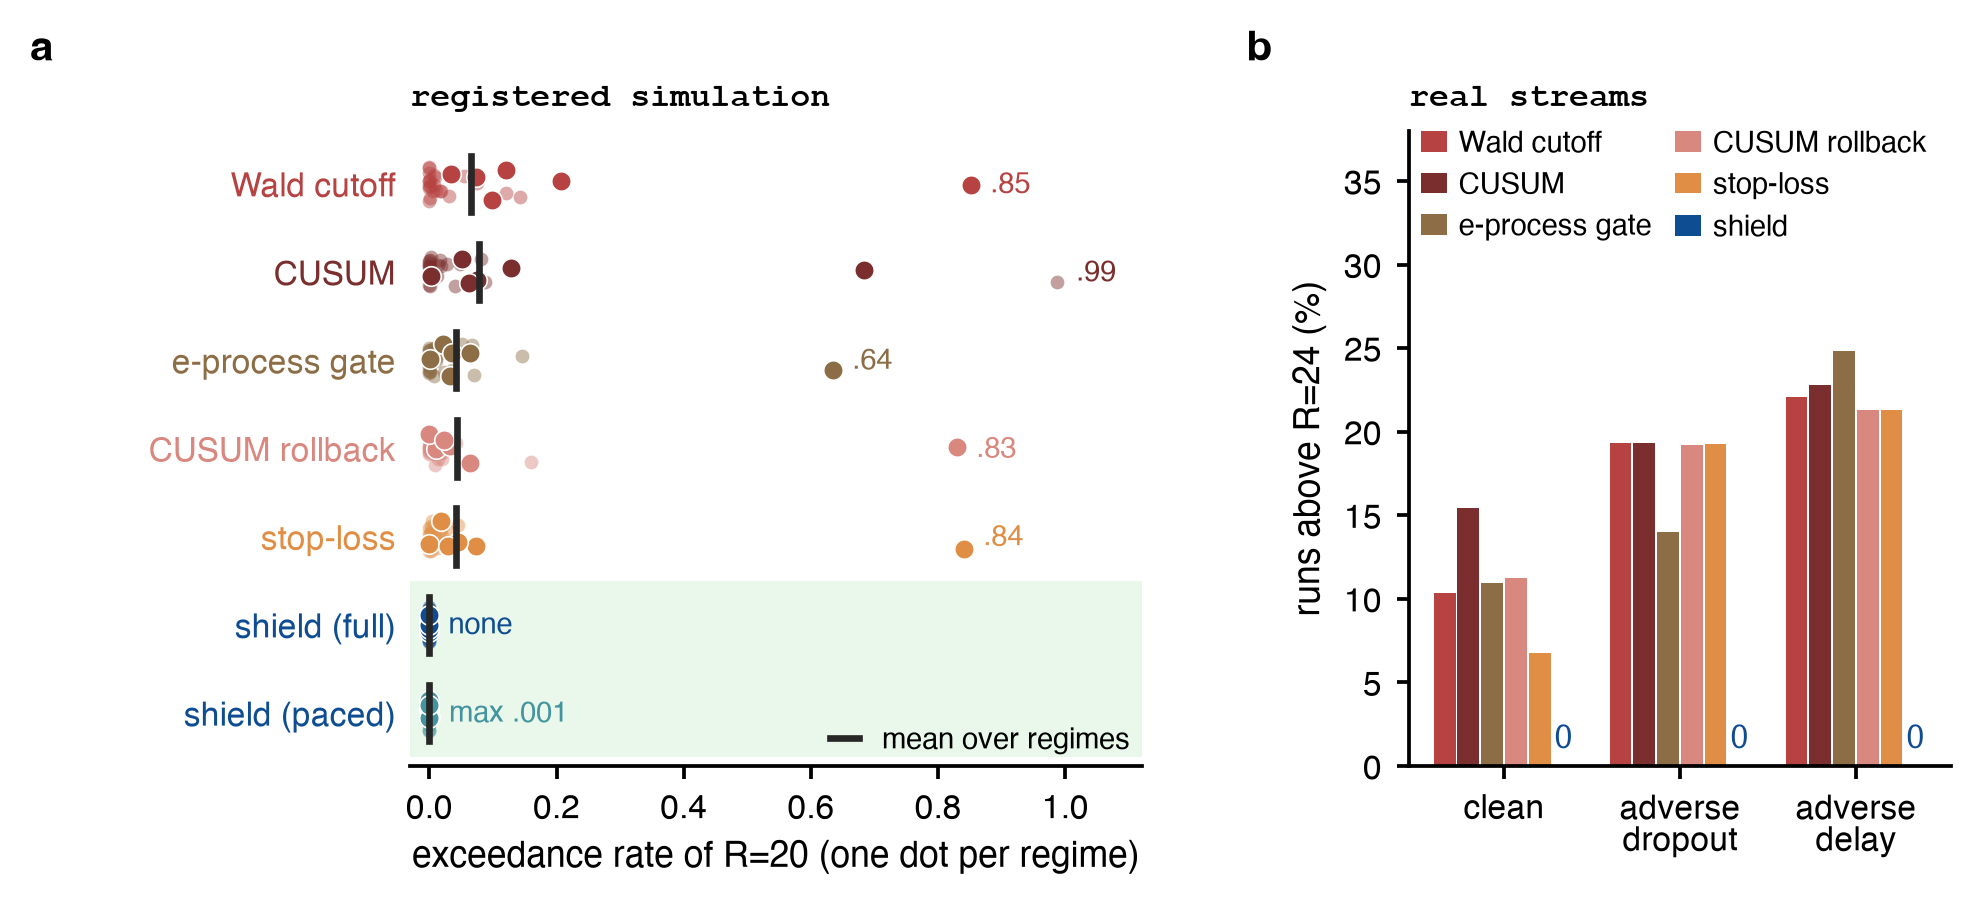

The Python source for this figure:
"""Figure (main text): where the budget is exceeded. (a) one dot per registered regime: exceedance rate of R=20, by arm;
(b) real streams: share of runs above R=24. The full heatmap and all-arm counts are in fig_violations_full.py (appendix)."""
import sys
from pathlib import Path

import numpy as np

sys.path.insert(0, str(Path(__file__).resolve().parent))
import matplotlib.pyplot as plt
from style import PALETTE as P, WIDTH, apply_style, panel_label, save
from viol_data import M, cols, order, stress, cnt, tot, rarms

NAMES = {"wald_cut": "Wald cutoff", "cusum": "CUSUM", "gate_wald": "e-process gate", "cusum_rb_h8": "CUSUM rollback",
         "stoploss_R20": "stop-loss", "f3_pi1_R20": "shield (full)", "f3v2d_R20": "shield (paced)"}
COLOR = {"wald_cut": P["red_strong"], "cusum": "#7A2E2D", "gate_wald": "#8C6D46", "cusum_rb_h8": "#D98880",
         "stoploss_R20": "#E08E45", "f3_pi1_R20": P["blue_main"], "f3v2d_R20": P["teal"]}
keys = [c[0] for c in cols]
is_stress = np.array([g in stress for g in order])
rng = np.random.default_rng(3)

apply_style(8.5)
fig = plt.figure(figsize=(WIDTH, 2.9))
gs = fig.add_gridspec(1, 2, width_ratios=[1.35, 1], wspace=0.42, left=0.2, right=0.99, top=0.9, bottom=0.17)
ax, bx = fig.add_subplot(gs[0]), fig.add_subplot(gs[1])

# (a) strip plot
ny = len(keys)
ax.axhspan(-0.5, 1.5, color=P["green_1"], alpha=0.6, lw=0)
for r, k in enumerate(keys):
    y = ny - 1 - r
    v = M[:, r]
    jit = rng.uniform(-0.2, 0.2, len(v))
    ax.scatter(v[~is_stress], y + jit[~is_stress], s=11, color=COLOR[k], alpha=0.45, linewidths=0, zorder=3)
    ax.scatter(v[is_stress], y + jit[is_stress], s=22, color=COLOR[k], edgecolor="white", linewidths=0.4, zorder=4)
    ax.plot([v.mean()] * 2, [y - 0.32, y + 0.32], color=P["dark"], lw=1.6, zorder=5)
    j = int(np.argmax(v))
    if v[j] >= 0.1 or k.startswith("f3"):
        ax.text(v[j] + 0.03, y, f"{v[j]:.2f}".lstrip("0") if v[j] > 0.0095 else ("max .001" if v[j] > 0 else "none"), va="center", fontsize=7, color=COLOR[k])
ax.set_yticks(range(ny)); ax.set_yticklabels([NAMES[k] for k in keys][::-1])
for t, k in zip(ax.get_yticklabels(), keys[::-1]):
    t.set_color(COLOR[k] if not k.startswith("f3") else P["blue_main"])
ax.set_ylim(-0.6, ny - 0.4); ax.set_xlim(-0.03, 1.12)
ax.set_xlabel("exceedance rate of $R$=20 (one dot per regime)")
ax.tick_params(axis="y", length=0)
ax.spines["left"].set_visible(False)
ax.plot([], [], color=P["dark"], lw=1.6, label="mean over regimes")
ax.legend(loc="lower right", fontsize=7, bbox_to_anchor=(1.0, 0.0), handlelength=1.0, borderaxespad=0)
panel_label(ax, "a", -0.52, 1.1)
ax.set_title("registered simulation", loc="left", fontsize=8, pad=6, family=["Courier New","Menlo","DejaVu Sans Mono"], fontweight="bold")

# (b) real streams, share of runs
conds = ["clean", "adverse\ndropout", "adverse\ndelay"]
show = ["wald_cut", "cusum", "gate_wald", "cusum_rb_h8", "stoploss_h14", "f3_pi1_h14"]
lab = {a: (l, c, m) for a, l, c, m in rarms}
x = np.arange(3); w = 0.135
for i, a in enumerate(show):
    pct = 100 * np.array(cnt[a]) / np.array(tot)
    xs = x + (i - 2.5) * w
    bx.bar(xs, pct, width=w * 0.92, color=lab[a][1], label=lab[a][0].replace("shield (full)", "shield"))
    if a.startswith("f3"):
        for xi, v in zip(xs, pct):
            bx.text(xi, v + 0.8, "0", ha="center", va="bottom", fontsize=7.5, color=lab[a][1])
bx.set_xticks(x); bx.set_xticklabels(conds)
bx.set_ylabel("runs above $R$=24 (%)"); bx.set_ylim(0, 38)
bx.legend(loc="upper left", ncol=2, fontsize=7, columnspacing=0.8, handlelength=0.9, handletextpad=0.4, borderaxespad=0, bbox_to_anchor=(0.0, 1.02))
panel_label(bx, "b", -0.3, 1.1)
bx.set_title("real streams", loc="left", fontsize=8, pad=6, family=["Courier New","Menlo","DejaVu Sans Mono"], fontweight="bold")
save(fig, "violations")
print({a: [round(100 * c / n, 1) for c, n in zip(cnt[a], tot)] for a in show}, tot)
